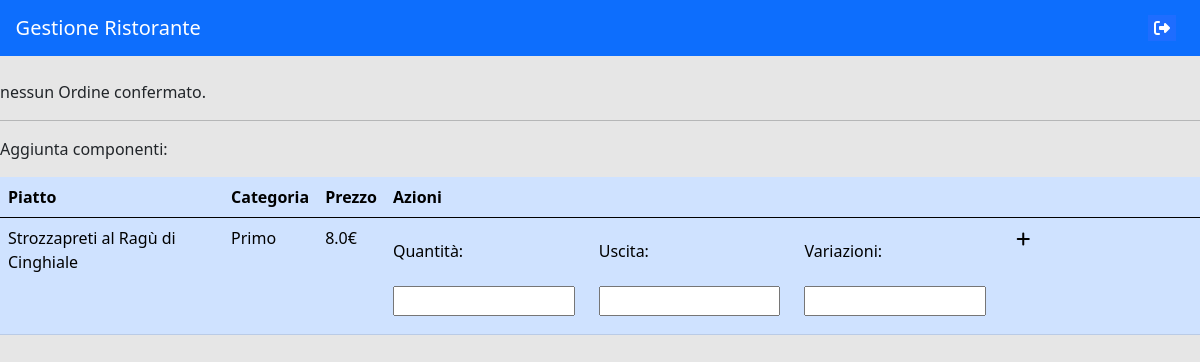
Screenshot of /sala/gestioneOrdine/2 (signed in) with the database file from the repository.
### gestioneMenu/models.py (models this page shows)
class Menu(models.Model):
    idPiatto = models.ForeignKey(Piatto, on_delete=models.CASCADE)
    descrizione = models.CharField(max_length=200)
    prezzo = models.FloatField(validators=[MinValueValidator(0)])
    class Meta:
        verbose_name = 'Menu'
        verbose_name_plural = 'Menu'

class Piatto(models.Model):
    nome = models.CharField(max_length=200)
    idCategoria = ForeignKey(Categoria, on_delete=CASCADE)
    tempoPreparazione = models.DecimalField(max_digits=15,decimal_places=2,validators=[MinValueValidator(0)])
    tempoCottura = models.DecimalField(max_digits=15,decimal_places=2,validators=[MinValueValidator(0)])
    def __str__(self):
        return self.nome
    class Meta:
        verbose_name = 'Piatto'
        verbose_name_plural = 'Piatti'

class Categoria(models.Model):
    nome = models.CharField(max_length=30)
    def __str__(self):
        return self.nome
    class Meta:
        verbose_name = 'Categoria'
        verbose_name_plural = 'categorie'

### gestioneSala/views.py (the view)
# urls.py: path('gestioneOrdine/<int:idTavolo>', views.gestioneOrdine, name = 'gestioneOrdine'),
@login_required
def gestioneOrdine(request, idTavolo):
    if request.method == 'GET':
        piattiMenu = Menu.objects.all().order_by('idPiatto')
        try:
            ordine = Ordine.objects.get(idTavolo = idTavolo)
        except Ordine.DoesNotExist:
            ordine = None
        if ordine is not None:
            componenti = ComponenteOrdine.objects.filter(idOrdine = ordine.id)
        else:
            componenti = []
        try:
            ordineTemporaneo = OrdineTemporaneo.objects.get(idTavolo = idTavolo)
        except OrdineTemporaneo.DoesNotExist:
            ordineTemporaneo = OrdineTemporaneo()
        if ordineTemporaneo:
            componentiTemporanei = ComponenteTemporaneo.objects.filter(idOrdine = ordineTemporaneo).order_by('uscita')
        else:
            componentiTemporanei = []
        return render(request, "ordini/gestioneOrdine.html", {'ordine':ordine, 'componenti':componenti, 'componentitemporanei':componentiTemporanei,'piatti':piattiMenu, 'tavolo':idTavolo, 'idOrdineTemporaneo':ordineTemporaneo.id})
    else:
        return Error

### gestioneSala/templates/ordini/gestioneOrdine.html (shortened to what this page needs)
{% extends 'navbar.html' %}
{% load static %}
{% block contentHead %}
<link rel="stylesheet" href="{% static 'css/tabella.css' %}">
{% endblock %}
{% block content %}
<div hx-get="{% url 'tabellaOrdini' tavolo %}" hx-trigger="every 1s">
  {% if componenti %}
  <table class="table table-primary">
      <thead>
        <tr>
          <th scope="col">Piatto</th>
          <th scope="col">Quantità</th>
          <th scope="col">Uscita</th>
          <th scope="col">Variazioni</th>
          <th scope="col">Azioni</th>
        </tr>
      </thead>
      <tbody>
          {% for componente in componenti %}
          <tr>
              <td>
                {{ componente.idPiatto}}
              </td>
              <td>
                {{ componente.quantita }}
              </td>
              <td>
                {{ componente.uscita }}
              </td>
              <td>
                {{componente.variazioni}}
              </td>
              <td>
                <div class="row">
                  <div class="col-sm-6 col-md-3">
                      <form hx-post="{% url 'modificaComponenteOrdine' %}" hx-target="#divModificaComponente">
                        <input type="hidden" value="{{componente.id}}" name="idComponente">
                        {% csrf_token %}
                        <button type="submit" class="buttonSubmit"><i class="fas fa-edit"></i></button>
                      </form>
                    </div>
                  <div class="col-sm-6 col-md-3">
                    <form hx-post="{% url 'eliminaComponenteOrdine' %}" hx-target="#divModificaComponente">
                      <input type="hidden" value="{{componente.id}}" name="idComponente">
                      {% csrf_token %}
                      <button type="submit" onclick="return confirm('Vuoi davvero eliminare questa parte di ordine?')" class="buttonSubmit"><i class="fas fa-trash"></i></button>
                    </form>
                  </div>
                </div>
              </td>
          </tr>
          {% endfor %}
      </tbody>
    </table>
  {% else %}
  nessun Ordine confermato.
  <br>
  {% endif %}
</div>
<hr>
<p class="titolo">Aggiunta componenti:</p>
<table class="table table-primary">
    <thead>
      <tr>
        <th scope="col">Piatto</th>
        <th scope="col">Categoria</th>
        <th scope="col">Prezzo</th>
        <th scope="col">Azioni</th>
      </tr>
    </thead>
    <tbody>
        {% for piatto in piatti %}
        <tr>
            <td>
                {{ piatto.idPiatto }}
            </td>
            <td>
                {{ piatto.idPiatto.idCategoria }}
            </td>
            <td>
                {{ piatto.prezzo}}€
            </td>
            <td>
                <form hx-post="{% url 'aggiungiComponenteTemporaneo' %}" hx-target="#divComponenteTemporaneo">
                    <div class="row">
                        <div class="col-sm-12 col-md-3">
                            <label>Quantità: </label>
                            <input type="number" min="0" step="0.5" name="quantita" required>
                        </div>
                        <div class="col-sm-12 col-md-3">
                            <label>Uscita: </label>
                        <input type="number" min="1" step="1" name="uscita" required>
                        </div>
                        <div class="col-sm-12 col-md-3">
                            <label>Variazioni: </label>
                        <input type="text" name="variazioni">
                        </div>
                        <div class="col-sm-12 col-md-3">
                            <button type="submit"  class="buttonSubmit"><i class="fas fa-plus"></i></button>
                        </div>
                    </div>
                </form>
            </td>
        </tr>
        {% endfor %}
    </tbody>
  </table>
{% endblock %}

### static/css/common.css (style rules this page uses)
body { background-color: #e6e6e6; }

### static/css/tabella.css (style rules this page uses)
label, input, textarea { color: #000000; float: left; margin: 10px 0; }
label { display: block; line-height: 30px; }
input { padding-left: 2px; }
@media only screen and (min-width: 600px) { input { width: 100%; } }
.buttonSubmit { border:none; background-color: #cfe2ff; }

### rows the page displays
Menu: idPiatto "Strozzapreti al Ragù di Cinghiale", idPiatto.idCategoria "Primo", prezzo "8.0"
